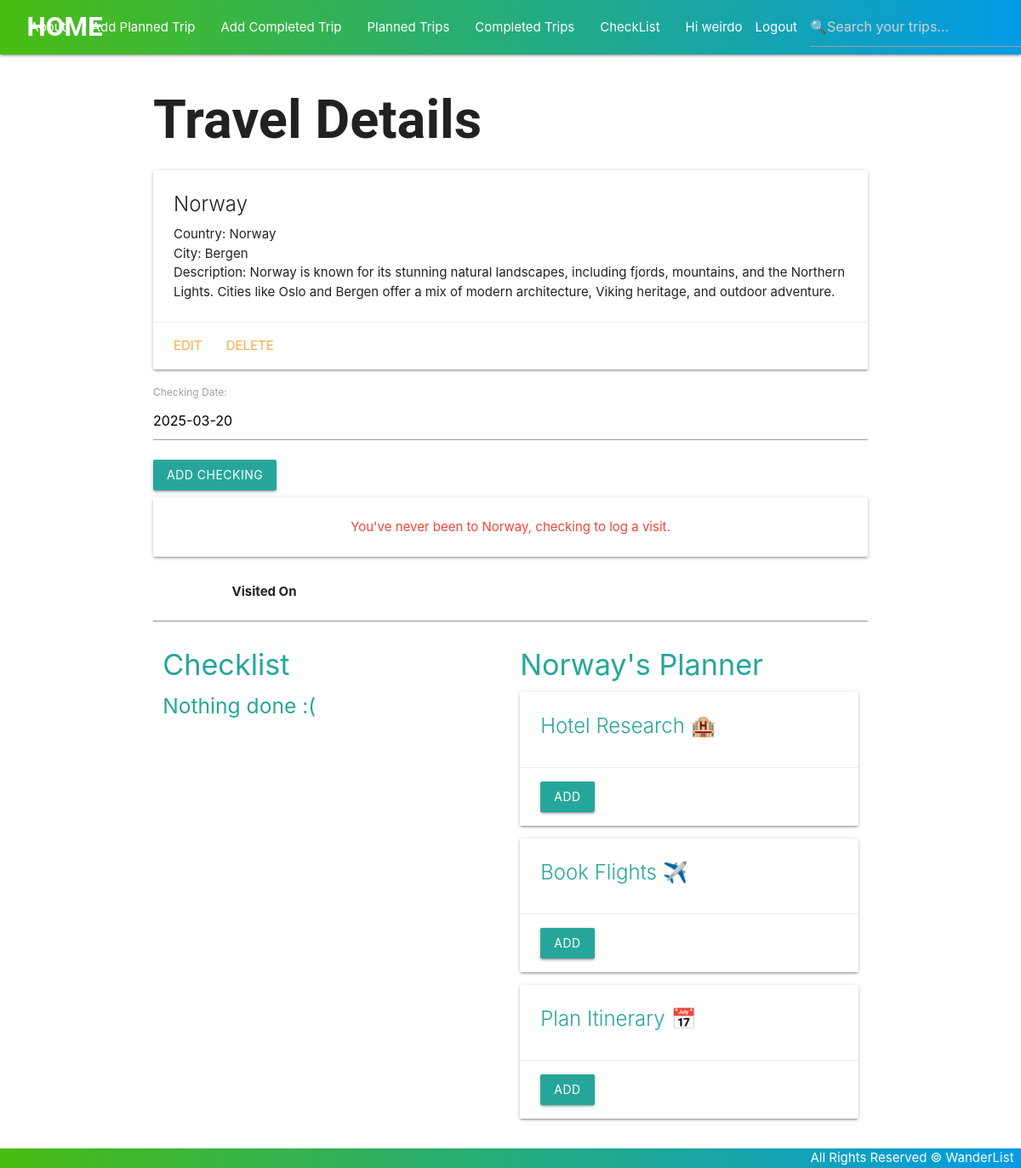
/travels/15/ (signed in), run on the app's committed database.
### main_app/models.py (models this page shows, shortened)
class Travel(models.Model):
    name = models.CharField(max_length=100)
    country = models.CharField(max_length=100)
    city = models.CharField(max_length=100)
    description = models.TextField(max_length=250)
    image = models.CharField(default=None, blank=True, null=True, max_length=2000)
    checklists = models.ManyToManyField(Checklist)
    user = models.ForeignKey(User, on_delete=models.CASCADE)
    completed = models.BooleanField(default=False)
    def checking_visit(self):
        return self.checking_set.count() > 0
    class Meta:
        app_label = 'main_app'

class Checklist(models.Model):
    name = models.CharField(max_length=50)
    description = models.CharField(max_length=250)
    user = models.ForeignKey(User, on_delete=models.CASCADE)
    class Meta:
        app_label = 'main_app'

### main_app/views.py (the view)
# urls.py: path('travels/<int:travel_id>/', views.travels_detail, name='detail'),
@login_required
def travels_detail(request, travel_id):
    checking_form = CheckingForm
    travel = Travel.objects.get(id=travel_id)
    checklists_travel_for_planning = Checklist.objects.filter(user = request.user).exclude(id__in = travel.checklists.all().values_list('id'))
    return render(request, 'travels/details.html', {'travel': travel,
    'title': "Travels Details Page", 'checking_form': checking_form,
    'checklists': checklists_travel_for_planning})

### main_app/templates/travels/details.html (shortened to what this page needs)
{% extends 'base.html' %}
{% block content %}
<h1> Travel Details </h1>
<div class="card">
    <div class="card-content">
        <span class="card-title">{{ travel.name }}</span>
        <p>Country: {{ travel.country }}</p>
        <p>City: {{ travel.city }}</p>
        <p>Description: {{ travel.description }}</p>
    </div>
    <div class="card-action">
        <a href="{% url 'travels_update' travel.id %}">Edit</a>
        <a href="{% url 'travels_delete' travel.id %}">Delete</a>
    </div>
</div>
<div>
    <form action="{% url 'add_checking' travel.id %}" method="post">
        {{ checking_form.as_p }}
        <input type="submit" value="Add Checking" class="btn">
    </form>
    {% if travel.checking_visit %}
    <div class="card-panel teal-text center-align"> You've been to {{ travel.name }}, checking to log a new visit. </div>
    {% else %}
    <div class="card-panel red-text center-align"> You've never been to {{ travel.name }}, checking to log a visit. </div>
    {% endif %}
    <table class="striped">
        <thead>
            <tr>
                <th></th>
                <th>Visited On</th>
            </tr>
        </thead>
    </table>
</div>
<hr>
<a name="checklists">
    <div class="row">
        <div class="col s6">
            <h4> Checklist </h4>
            {% if travel.checklists.count %}
            {% for checklist in travel.checklists.all %}
            <div class="card">
                <div class="card-content">
                    <span class="card-title">
                    <span> {{ checklist.name }} </span>
                    <i class="material-icons">done</i>
                </span>
                </div>
                <div class="card-action">
                    <form action="{% url 'unassoc_checklist' travel.id checklist.id %}#checklists" method="post">
                        {% csrf_token %}
                        <button type="submit" class="btn"> Remove</button>
                    </form>
                </div>
            </div>
            {% endfor %}
            {% else %}
            <h5>Nothing done :(</h5>
            {% endif%}
        </div>
        <div class="col s6">
            <h4>{{ travel.name }}'s Planner</h4>
            {% if checklists.count %}
            {% for checklist in checklists.all %}
            <div class="card">
                <div class="card-content">
                    <span class="card-title">
                    <span> {{ checklist.name }} </span>
                    </span>
                </div>
                <div class="card-action">
                    <form action="{% url 'assoc_checklist' travel.id checklist.id %}#checklists" method="post">
                        <button type="submit" class="btn"> Add</button>
                    </form>
                </div>
            </div>
            {% endfor %}
                {% else %}
                    <h5> {{ travel.name }} is up to date <i class="material-icons">done_all</i></h5>
                    <p><a href="{% url 'checklists_create' %}"> Add new Checklist to your planner </a></p>
                {% endif %}
        </div>
    </div>
</a>
{% endblock %}

### main_app/templates/base.html (shortened to what this page needs)
{% load static %}
<!DOCTYPE html>
<html lang="en">
<head>
    <link rel="stylesheet" href="https://cdnjs.cloudflare.com/ajax/libs/materialize/1.0.0/css/materialize.min.css">
    <link rel="stylesheet" href="{% static '/css/style.css' %}">
</head>
<body>
    <header>
    <div class="navbar-fixed">
        <nav>
            <div class="nav-wrapper">
                <a href="{% url 'home' %}" class="left brand-logo"> &nbsp; &nbsp; HOME</a>
                <ul class="right hide-on-med-and-down">
                    <li><a href="{% url 'about' %}"> About </a></li>
                    {% if user.is_authenticated %}
                    <li><a href="{% url 'planned_trip_create' %}"> Add Planned Trip </a></li>
                    <li><a href="{% url 'completed_trip_create' %}"> Add Completed Trip </a></li>
                    <li><a href="{% url 'planned_trips' %}"> Planned Trips </a></li>
                    <li><a href="{% url 'completed_trips' %}"> Completed Trips </a></li>
                    <li><a class="dropdown-trigger" href="#!" data-target="dropdown1">CheckList</a></li>
                    <li>Hi {{ user.username }}</li>
                    <li><a href="{% url 'logout' %}"> Logout </a> </li>
                    <li>
                        <form method="GET" action="{% url 'search_trips' %}" class="navbar-search">
                            <input type="text" name="query" placeholder="🔍Search your trips...">
                        </form>
                    </li>
                    {% else %}
                    <li><a href="{% url 'signup' %}">Signup</a></li>
                    <li><a href="{% url 'login' %}">Login</a></li>
                    {% endif %}
                </ul>
            </div>
        </nav>
    </div>
    </header>
    <main class="container">
        {% block content %}
        {% endblock %}
    </main>
    <footer class="page-footer custom-footer">
        <div class="right">
            All Rights Reserved &copy; WanderList &nbsp;
        </div>
    </footer>
</body>
</html>

### main_app/static/css/style.css (style rules this page uses)
body { display: flex; min-height: 100vh; flex-direction: column; }
h1, .brand-logo { font-family: 'Roboto', sans-serif; font-weight: bold; }
nav .nav-wrapper { background: linear-gradient(90deg, #49bd13 0%, #039be5 100%); }
main { flex: 1 0 auto; }
footer.page-footer { padding-top: 0; text-align: right; background: linear-gradient(90deg, #49bd13 0%, #039be5 100%); }
.brand-logo { font-family: 'Roboto', sans-serif; font-weight: bold; }
a { color: #26a69a; }

### data on the page
Travel: name "Norway", country "Norway", city "Bergen", description "Norway is known for its stunning natural landscapes, including fjords, mountains, and the Northern Lights. Cities like Oslo and Bergen offer a mix of modern architecture, Viking heritage, and outdoor adventure."
Checklist: name "Hotel Research 🏨"
Checklist: name "Book Flights ✈️"
Checklist: name "Plan Itinerary 📅"

### other printed values
{{ user.username }} "weirdo"
